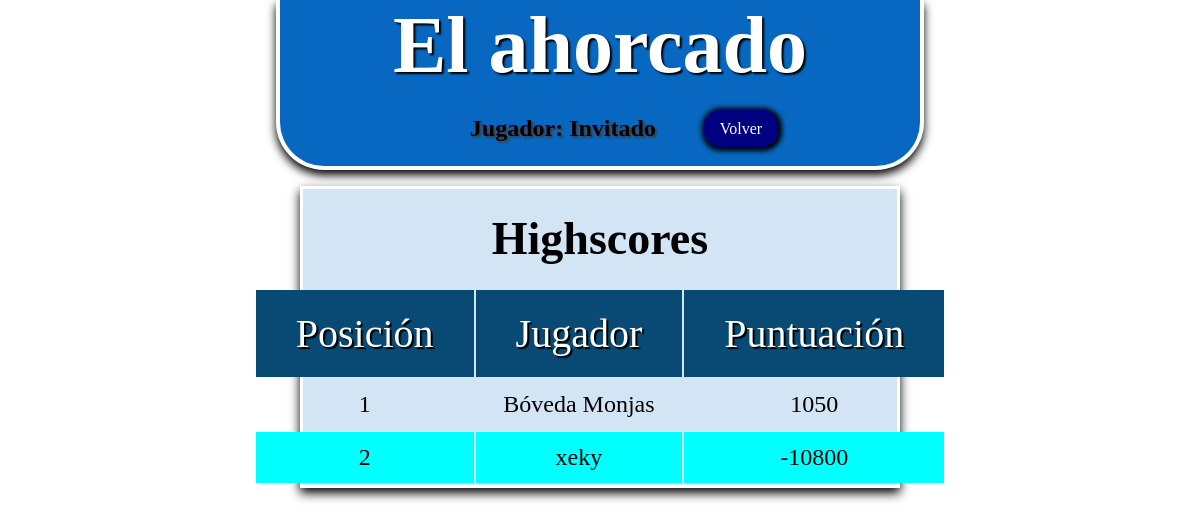
Screenshot of /highscore.php with the database file from the repository.
### tables this page shows
CREATE TABLE IF NOT EXISTS `users` (
  `ID` int(11) NOT NULL AUTO_INCREMENT,
  `NOMBRE` varchar(25) NOT NULL,
  `APELLIDOS` varchar(50) NOT NULL,
  `USUARIO` varchar(25) NOT NULL,
  `PASSWORD` varchar(150) NOT NULL,
  `EMAIL` varchar(50) NOT NULL,
  `PERFIL` varchar(25) NOT NULL DEFAULT 'Player',
  PRIMARY KEY (`ID`),
  UNIQUE KEY `USUARIO` (`USUARIO`)
);

### highscore.php (the view, shortened to what this page needs)
<!DOCTYPE html>
<html lang="en">
<head>
    <link rel="stylesheet" href="css/player3.css">
</head>
<body>
<?php
$conexion = Conectar::conexion();
$sql = "SELECT COD_JUGADOR, SUM(PUNTUACION), USUARIO, ID FROM `partidas` INNER JOIN users ON partidas.COD_JUGADOR = users.ID GROUP BY COD_JUGADOR ORDER BY SUM(PUNTUACION) DESC;";
$stmt = $conexion->query($sql);
$registros = $stmt->fetchAll(PDO::FETCH_ASSOC);
?>
<div class="contenedor-cabecera">
        <h1>El ahorcado</h1>
        <h2>Jugador: <?php if(isset($_SESSION["user"])){echo $_SESSION["user"];}else{echo "Invitado";}?></h2>
        <a href="game.php">Volver</a>
    </div>
    <div class="contenedor-principal">
        <h2 class="titulo">Highscores</h2>
        <table class="tabla-scores">
            <thead>
                <tr>
                    <td>Posición</td>
                    <td>Jugador</td>
                    <td>Puntuación</td>
                </tr>
            </thead>
            <tbody>
                <?php
                    $contador = 0;
                    foreach($registros as $player){
                        $contador +=1;
                ?>
                    <tr>
                        <td><?php echo $contador ?></td>
                        <td><?php echo $player["USUARIO"];?></td>
                        <td><?php echo $player["SUM(PUNTUACION)"];?></td>
                    </tr>
                <?php
                    }
                ?>
            </tbody>
        </table>
</body>
</html>

### css/player3.css (style rules this page uses)
* { margin: 0; padding: 0; box-sizing: border-box; }
.contenedor-cabecera { width: 54%; margin: 0 auto; border-left: 4px solid white; border-right: 4px solid white; border-bottom: 4px solid white; background-color: rgb(8, 103, 192); border-bottom-left-radius: 3em; border-bottom-right-radius: 3em; box-shadow: 0 5px 10px black; display: flex; justify-content: center; align-items: center; align-content: center; flex-wrap: wrap; justify-content: center; }
.contenedor-cabecera h1 { width: 100%; text-align: center; font-size: 5em; font-weight: bold; color: white; text-shadow: 2px 2px 2px rgb(0, 0, 0); }
.contenedor-cabecera h2 { margin: 1em 2em; text-shadow: 2px 2px 2px rgb(63, 62, 62); }
.contenedor-cabecera a { display: block; padding: 0.6em 1em; background-color: navy; color: white; text-decoration: none; border-radius: 1em; box-shadow: 1px 1px 5px 3px black; }
.contenedor-principal { margin: 0 auto; margin-top: 1em; width: 50%; background-color: rgba(8, 103, 192, 0.178); box-shadow: 0 5px 10px black; border: 3px solid white; display: flex; flex-direction: column; flex-wrap: wrap; align-items: center; align-content: center; }
.titulo { font-size: 46px; font-weight: bold; text-align: center; width: 100%; margin-top: 0.5em; margin-bottom: 0.5em; }
.tabla-scores { width: 90%; text-align: center; }
.tabla-scores thead { font-size: 2.5em; background-color: rgb(9, 74, 117); color: white; text-shadow: 2px 2px 1px black; }
.tabla-scores thead tr td { padding: 0.5em 1em; }
.tabla-scores tbody { font-size: 1.5em; }
.tabla-scores tbody tr td { padding: 0.5em 1em; }
.tabla-scores tr:nth-child(even) { background-color: aqua; }

### rows the page displays
users: USUARIO "Bóveda Monjas", SUM "1050"
users: USUARIO "xeky", SUM "-10800"
